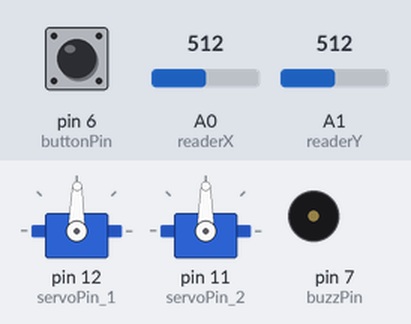
Simulated run of this sketch. Board: Arduino Uno, built with avr-gcc and run on an emulated ATmega328P. Parts: 2 × servo, buzzer (waves = sounding, pin HIGH). Inputs (shaded band) come from the test bench; at power-on: A0 (readerX) = 512, A1 (readerY) = 512, pin 6 (buttonPin) HIGH.

Above: at 1.2 s.
1.3 s: A0 (readerX) set to 716
At 2.4 s:
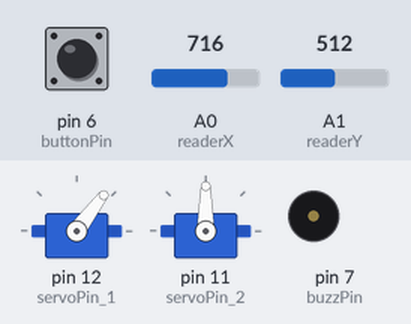
2.8 s: A1 (readerY) set to 716
At 3.6 s:
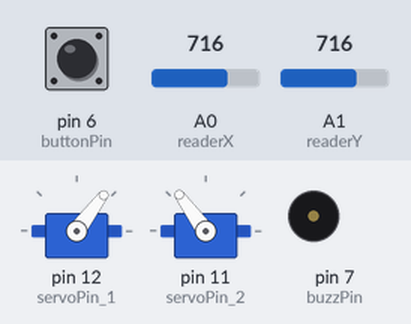
4.3 s: pin 6 (buttonPin) pulled LOW for 0.15 s
At 4.37 s:
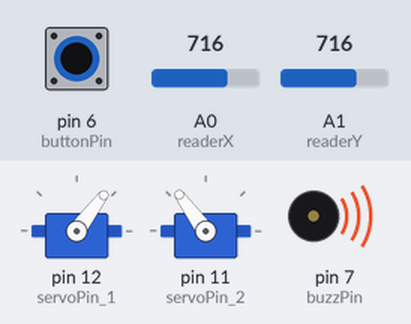
5.9 s: A0 (readerX) set to 900
At 7.1 s:
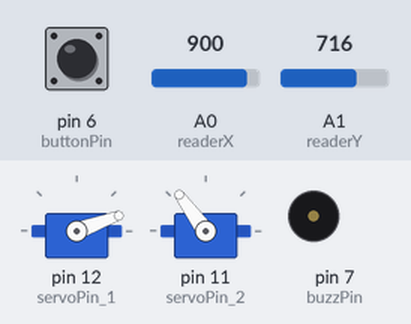
7.4 s: A1 (readerY) set to 900
At 8.3 s:
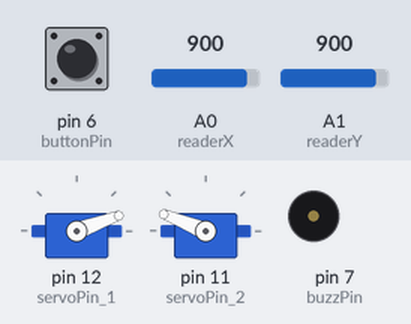
8.9 s: pin 6 (buttonPin) pulled LOW for 1 s
At 9.4 s:
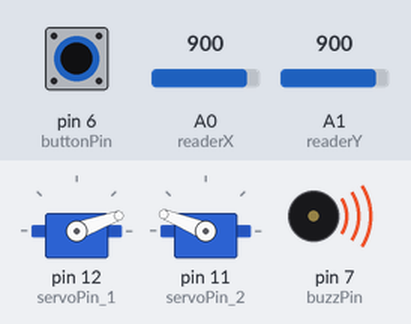
Timing chart, 0 to 11.9 s (numbered marks = the images above; inputs shaded):
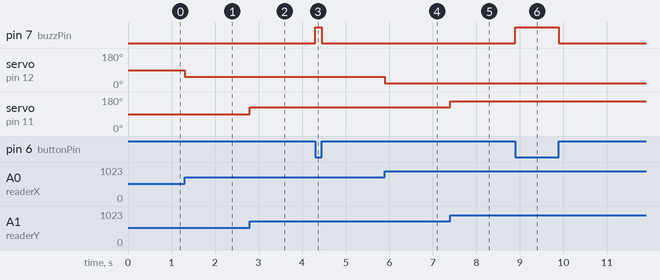

The sketch:

Project_30_JoySticks.ino
```cpp
#include <Servo.h>
int servoPin_1 = 12;
int servoPin_2 = 11;
Servo servo1;
int angle1;
Servo servo2;
int angle2;

int readerX = A0;
int readerY = A1;
int buttonPin =6;

float Xval;
float Yval;
int Bval;

int buzzPin = 7;


void setup() {
  // put your setup code here, to run once:
  Serial.begin(500000);

  pinMode(readerX, INPUT);
  pinMode(readerY, INPUT);
  pinMode(buttonPin, INPUT);
  pinMode(buzzPin,OUTPUT);

  servo1.attach(servoPin_1);
  servo2.attach(servoPin_2);
}

void loop() {
  // put your main code here, to run repeatedly:
  digitalWrite(buttonPin, HIGH);

  Xval = analogRead(readerX);
  Yval = analogRead(readerY);
  Bval = digitalRead(buttonPin);

  // Serial.print("Xval: ");
  // Serial.println(Xval);
  // Serial.print(" Yval: ");
  // Serial.print(Yval);
  // Serial.print(" Bval: ");
  // Serial.println(Bval);

  if(Bval == 0){
    digitalWrite(buzzPin,HIGH);
    Bval = digitalRead(buttonPin);
  }

  if(Bval == 1){
    digitalWrite(buzzPin,LOW);
    Bval = digitalRead(buttonPin);
  }


  angle1 = (180.0) - (90.0 / 508.0) * (Xval);
  angle2 = (90.0/515.0) * (Yval) - (90.0/515.0) *(508) + 90;

  servo1.write(angle1);
  servo2.write(angle2);

  // Serial.print(" Servo1 angle is: ");
  // Serial.print(angle1);
  // Serial.print(" Servo2 angle is: ");
  // Serial.println(angle2);
}
```

Measured:
- after the input at 1.3 s, servo on pin 12 (servoPin_1): 89° → 53° at once
- after the input at 2.8 s, servo on pin 11 (servoPin_2): 90° → 126° at once
- after the input at 4.3 s, pin 7 (buzzPin): LOW → HIGH at once, → LOW 0.15 s later
- after the input at 5.9 s, servo on pin 12 (servoPin_1): 53° → 20° at once
- after the input at 7.4 s, servo on pin 11 (servoPin_2): 126° → 158° at once
- after the input at 8.9 s, pin 7 (buzzPin): LOW → HIGH at once, → LOW 1.0 s later
